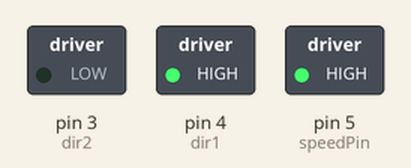
The sketch below on a simulated Arduino Uno, built with avr-gcc and run on an emulated ATmega328P. On the bench: switched loads named in the sketch (green lamp = pin HIGH).

Above: at 0.05 s.
At 5.1 s:
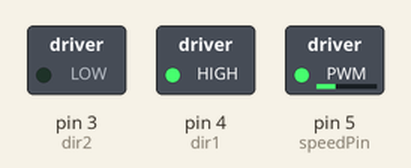
Timing chart, 0 to 5.9 s (numbered marks = the images above):
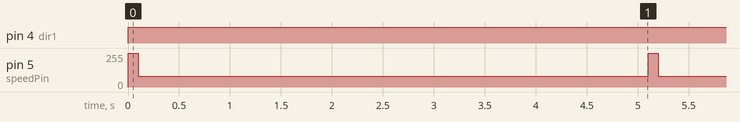

The sketch:

025DCmotor.ino
```cpp
int speedPin = 5;
int dir1 = 4;
int dir2 = 3;
int mSpeed = 80;

void setup()
{
  pinMode(speedPin, OUTPUT);
  pinMode(dir1,OUTPUT);
  pinMode(dir2,OUTPUT);
  Serial.begin(9600);
}

void loop()
{
  digitalWrite(dir1,HIGH);
  digitalWrite(dir2,LOW);
  analogWrite(speedPin,255);
  delay(100);
  analogWrite(speedPin,mSpeed);
  delay(5000);
}
```

Measured:
- by itself, pin 4 (dir1): LOW → HIGH at 0.00 s
- by itself, pin 5 (speedPin): alternates 255/255 for 0.10 s and 80/255 for 5.0 s
